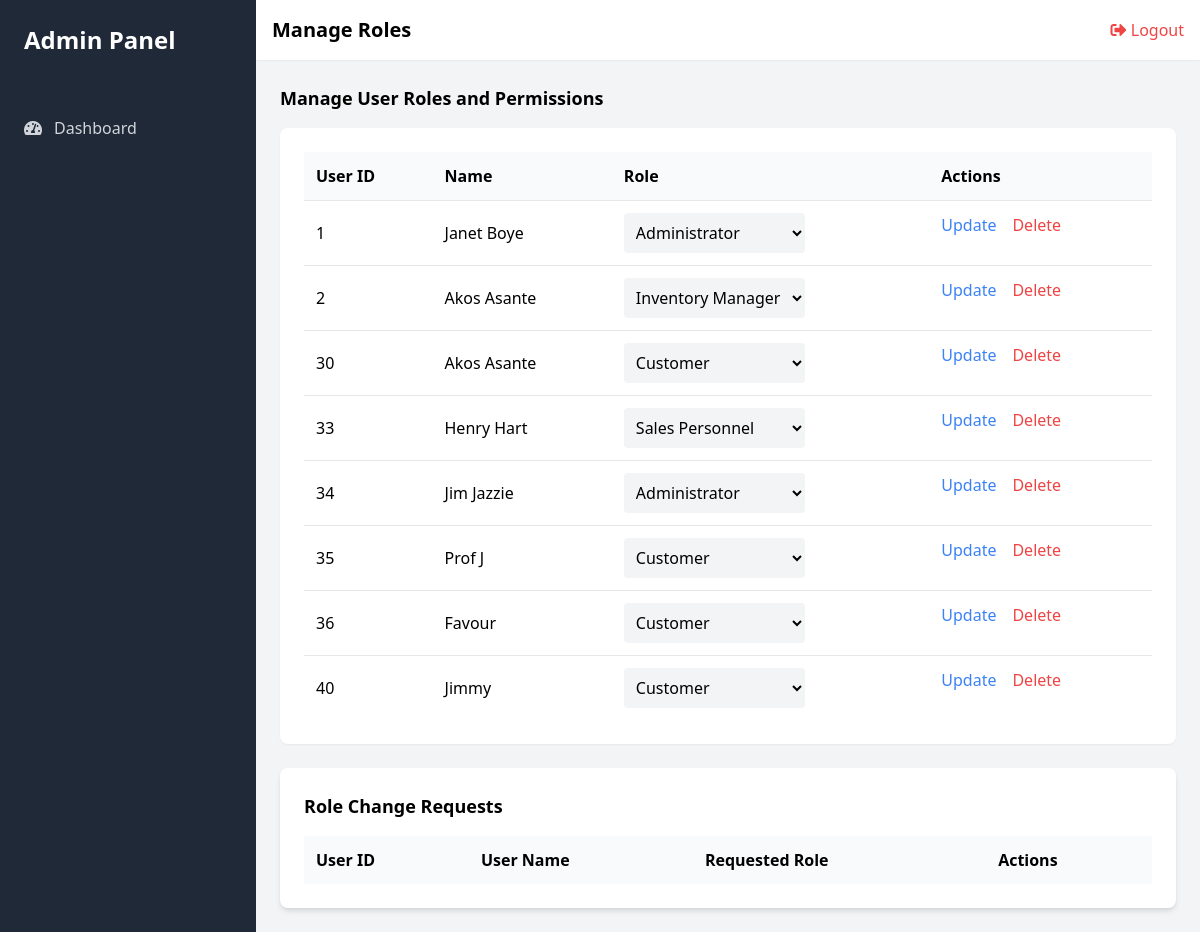
The app's page /view/manage_roles.php, older data.
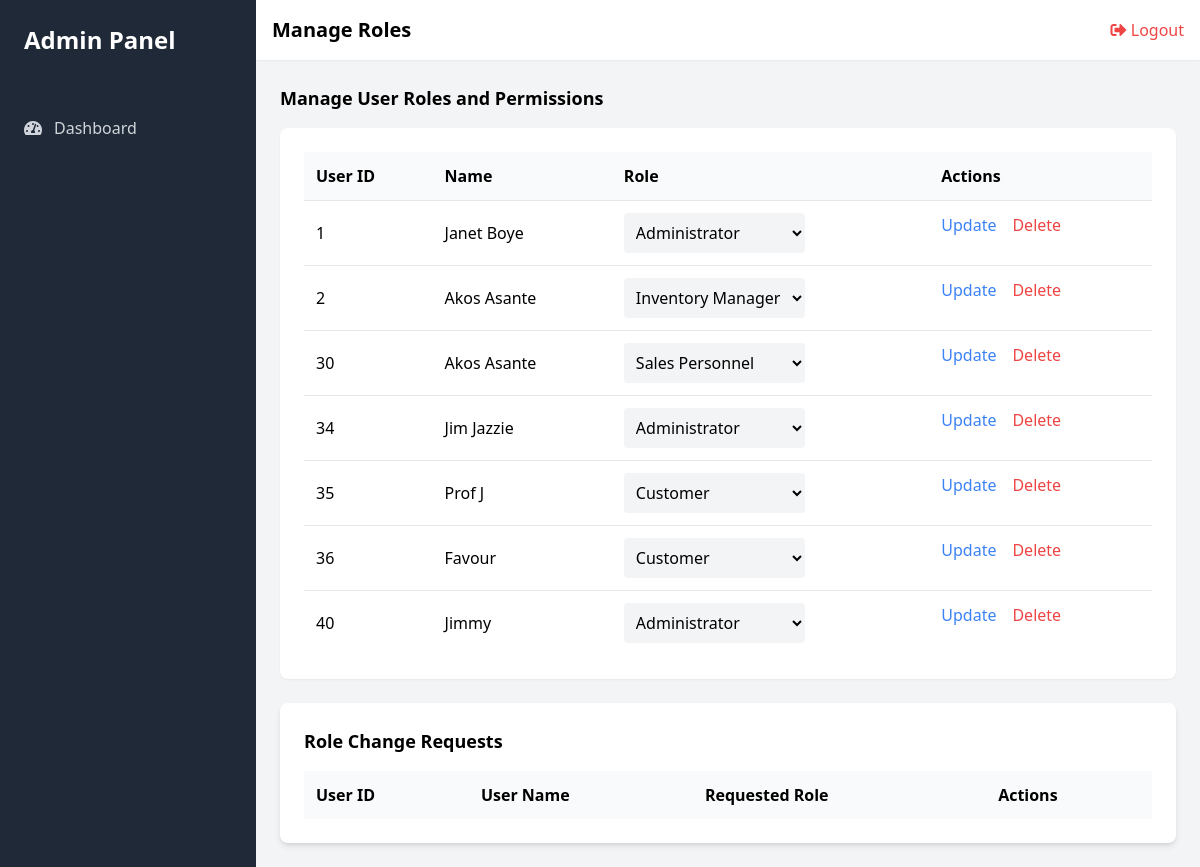
The same page, newer data.
### tables this page shows
CREATE TABLE `users` (
  `user_id` int(11) NOT NULL,
  `name` varchar(100) NOT NULL,
  `email` varchar(100) NOT NULL,
  `password` varchar(255) NOT NULL,
  `role` enum('administrator','inventory manager','sales personnel','customer') NOT NULL
);

### controllers/user_controller.php (called while the page is built, shortened)
<?php
require_once("../classes/user_class.php");
function getAllUsersController() {
    $users = new User();
    return $users->getAllUsers();
}
?>

### classes/user_class.php (called while the page is built, shortened)
<?php
require_once("../settings/db_class.php");
class User extends db_connection
{
    public function getAllUsers()
    {
        $ndb = new db_connection();
        $sql = "SELECT * FROM `users`";
        if (!$ndb->db_query($sql)) {
            return false;
        }
        return $ndb->db_fetch_all();
    }
}
?>

### settings/db_class.php (called while the page is built, shortened)
<?php
if (!class_exists('db_connection')) {
	class db_connection
	{
		public $db = null;
		public $results = null;
		function db_connect()
		{
			$this->db = mysqli_connect(SERVER, USERNAME, PASSWORD, DATABASE);
			if (mysqli_connect_errno()) {
				return false;
			} else {
				return true;
			}
		}
		function db_query($sqlQuery)
		{
			$this->results = mysqli_query($this->db, $sqlQuery);
			if ($this->results == false) {
				return false;
			} else {
				return true;
			}
		}
		function db_fetch_all()
		{
			return mysqli_fetch_all($this->results, MYSQLI_ASSOC);
		}
	}
}
?>

### view/manage_roles.php (the view, shortened to what the changed rows need)
<?php
require_once('../controllers/user_controller.php');
$users = getAllUsersController();
?>
<!DOCTYPE html>
<html lang="en">
<head>
    <link href="https://cdn.jsdelivr.net/npm/tailwindcss@2.2.16/dist/tailwind.min.css" rel="stylesheet">
    <link rel="stylesheet" href="https://cdnjs.cloudflare.com/ajax/libs/font-awesome/5.15.3/css/all.min.css">
</head>
<body>
    <div class="flex h-screen bg-gray-100">
        <div class="w-64 bg-gray-800">
            <div class="p-6">
                <h1 class="text-2xl font-bold text-white">Admin Panel</h1>
            </div>
        </div>
        <div class="flex-1 overflow-x-hidden overflow-y-auto">
            <header class="bg-white shadow-sm p-4">
                <div class="flex items-center justify-between">
                    <h2 class="text-xl font-semibold">Manage Roles</h2>
                </div>
            </header>
            <main class="p-6">
                <div class="bg-white p-6 rounded-lg shadow-sm">
                    <table class="w-full">
                        <thead>
                            <tr class="bg-gray-50">
                                <th class="p-3 text-left">User ID</th>
                                <th class="p-3 text-left">Name</th>
                                <th class="p-3 text-left">Role</th>
                                <th class="p-3 text-left">Actions</th>
                            </tr>
                        </thead>
                        <tbody>
                            <?php foreach ($users as $user) { ?>
                                <tr class="border-t">
                                    <td class="p-3"><?php echo $user['user_id']; ?></td>
                                    <td class="p-3"><?php echo $user['name']; ?></td>
                                    <td class="p-3">
                                        <form action="../actions/change_role_action.php" method="POST">
                                            <select name="role" class="bg-gray-100 p-2 rounded">
                                                <option value="administrator" <?php echo $user['role'] === 'administrator' ? 'selected' : ''; ?>>Administrator</option>
                                                <option value="inventory manager" <?php echo $user['role'] === 'inventory manager' ? 'selected' : ''; ?>>Inventory Manager</option>
                                                <option value="sales personnel" <?php echo $user['role'] === 'sales personnel' ? 'selected' : ''; ?>>Sales Personnel</option>
                                                <option value="customer" <?php echo $user['role'] === 'customer' ? 'selected' : ''; ?>>Customer</option>
                                            </select>
                                    </td>
                                    <td class="p-3 flex items-center space-x-4">
                                        <button type="submit" name="action" value="approve" onclick="return confirm('Are you sure you want to update this user\'s role?')" class="text-blue-500 hover:text-blue-700">Update</button>
                                        <form action="../actions/delete_user_action.php" method="POST">
                                            <button type="submit" name="action" value="delete" onclick="return confirm('Are you sure you want to delete this user?')" class="text-red-500 hover:text-red-700">Delete</button>
                                        </form>
                                    </td>
                                </tr>
                            <?php } ?>
                        </tbody>
                    </table>
                </div>
                <div class="bg-white p-6 rounded-lg shadow-md mt-6">
                    <table class="w-full">
                        <thead>
                            <tr class="bg-gray-50">
                                <th class="p-3 text-left">User ID</th>
                                <th class="p-3 text-left">User Name</th>
                                <th class="p-3 text-left">Requested Role</th>
                                <th class="p-3 text-left">Actions</th>
                            </tr>
                        </thead>
                    </table>
                </div>
            </main>
        </div>
    </div>
</body>
</html>

Row changes from the older to the newer data that the page shows:
removed users: user_id "33", name "Henry Hart", role "Sales Personnel"
changed users id 30: role "Customer" → "Sales Personnel"
changed users "Jimmy": role "Customer" → "Administrator"
